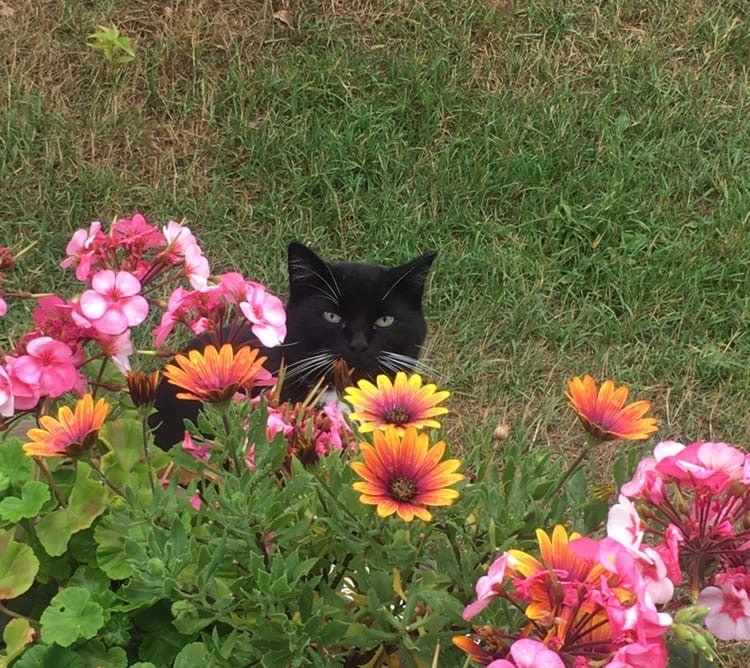
#> input picture individual/cat.jpg, 750 x 668 px
$ jupyter execute ind.ipynb
#> lines starting #> are read from the running program, lines starting #| are printed output that depends on the picture; after the words box and inside, x2 and y2 are one past the last pixel; in counts of white or black regions, pixels touching at a corner belong together
### Задание:
Необходимо выполнить зашумление изображения и попытку его восстановления с помощью пороговой обработки.

[cell 1]
import cv2
import numpy as np
from matplotlib import pyplot as plt

[cell 2]
import random
from PIL import Image, ImageDraw

Создание шума и сохранение зашумленного изображения

[cell 3]
image = Image.open('cat.jpg')
#> image is the input picture: PIL image 750x668 RGB; mean R, G, B 112.9, 101.9, 69.2
draw = ImageDraw.Draw(image)

width = image.size[0]
#> width = 750
height = image.size[1]
#> height = 668
pix = image.load()

for i in range(width):
    for j in range(height):
        rand = random.randint(0, 200)
        a = pix[i, j][0] + rand
        b = pix[i, j][1] + rand
        c = pix[i, j][2] + rand
        if (a > 255):
            a = 255
        if (b > 255):
            b = 255
        if (c > 255):
            c = 255
        draw.point((i, j), (a, b, c))

image.save("new cat.png", "JPEG")
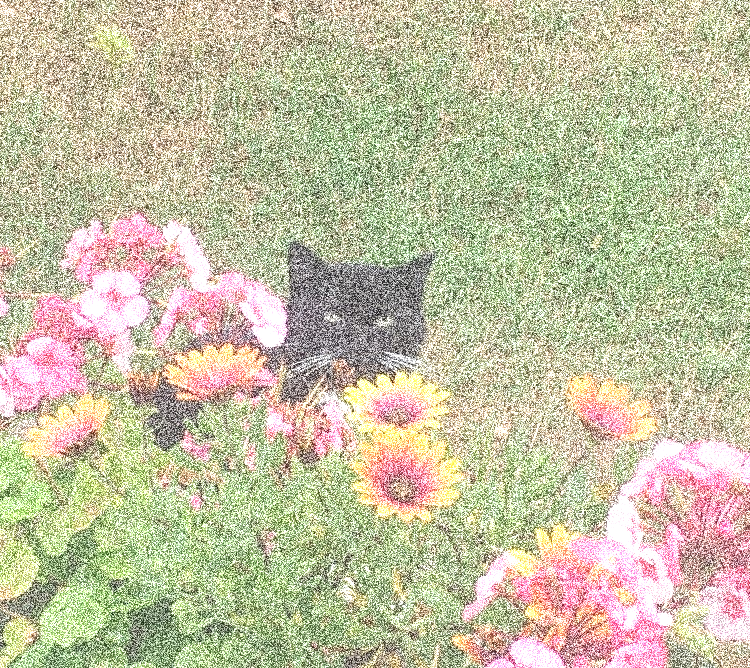
#> saved as new cat.png: PIL image 750x668 RGB; mean R, G, B 196.3, 192.7, 164.4

Загрузка изображения

[cell 4]
img = cv2.imread('cat.jpg')
img_origin = cv2.imread('cat.jpg')
img = cv2.cvtColor(img, cv2.COLOR_BGR2GRAY)
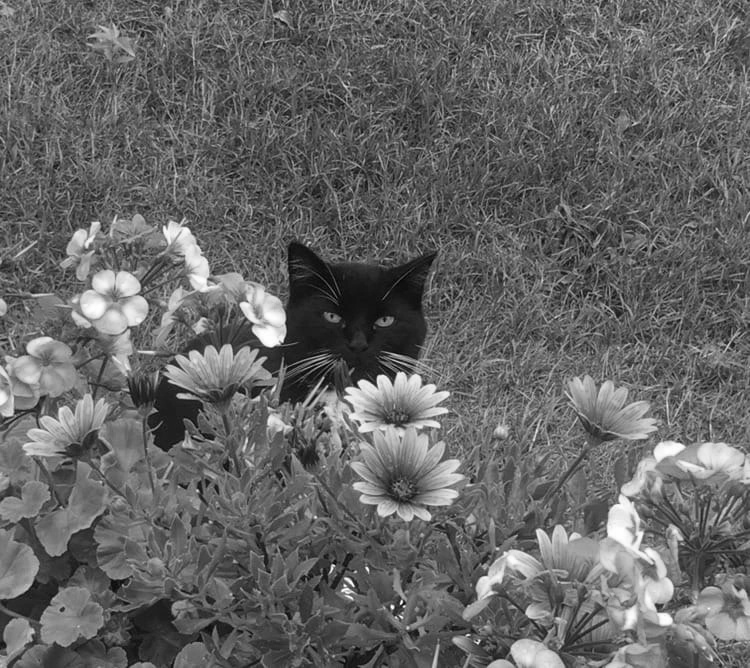
#> img: shape (668, 750); min 0, max 255, mean 101.4
img_origin = cv2.cvtColor(img_origin, cv2.COLOR_BGR2GRAY)

Пороговая обработка

[cell 5]
ret, threshold = cv2.threshold(img, 0, 255, cv2.THRESH_BINARY + cv2.THRESH_OTSU)
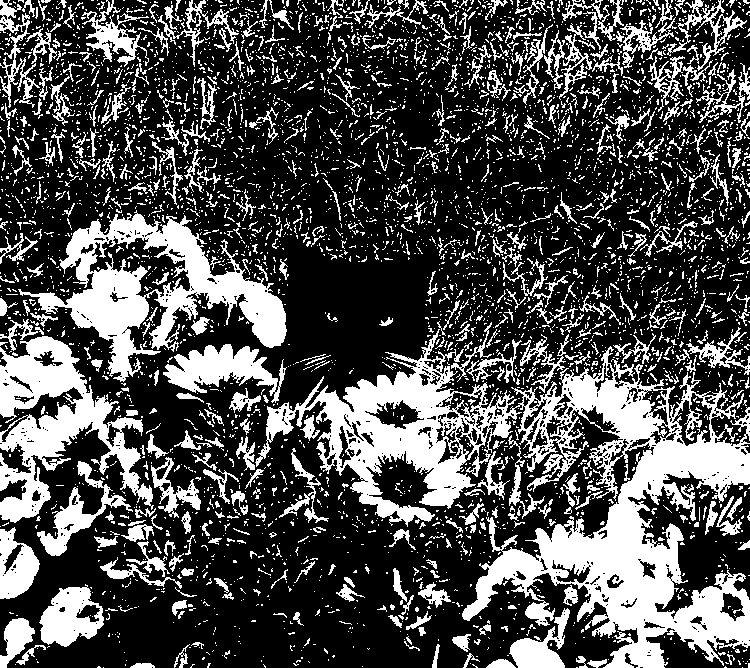
#> threshold: shape (668, 750); 30.4% white; 4929 white regions (4372 under 20 px), largest, box (x1, y1, x2, y2) and area: (255, 329, 750, 668) 49917, (18, 210, 287, 382) 14883, (0, 336, 154, 523) 11330
#> ret = 114
threshold = cv2.cvtColor(threshold, cv2.COLOR_BGR2RGB)

adaptive_threshold = cv2.adaptiveThreshold(img, 255, cv2.ADAPTIVE_THRESH_MEAN_C, cv2.THRESH_BINARY, 11, 2)
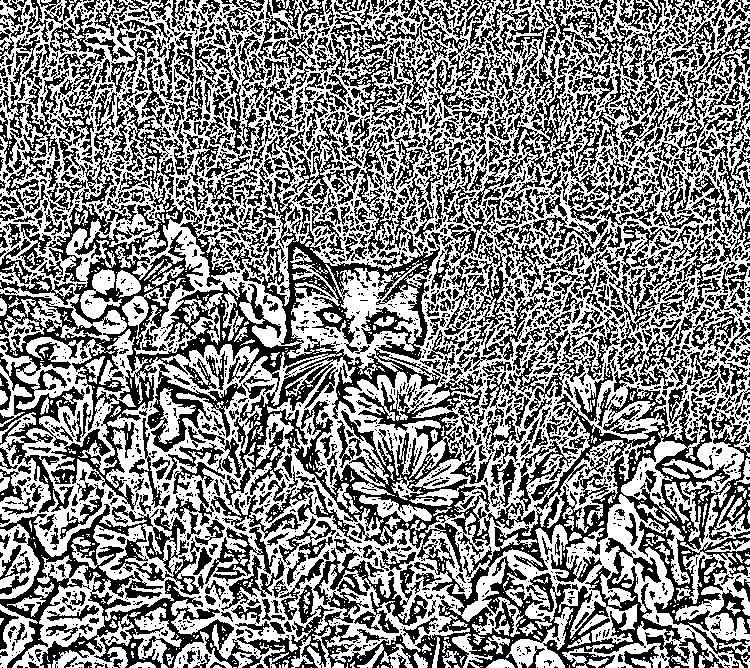
#> adaptive_threshold: shape (668, 750); 52.3% white; 2636 black regions (1805 under 20 px), largest, box (x1, y1, x2, y2) and area: (0, 178, 750, 668) 89052, (328, 0, 649, 360) 14267, (75, 39, 171, 204) 3575
adaptive_threshold = cv2.cvtColor(adaptive_threshold, cv2.COLOR_BGR2RGB)

ret, global_threshold = cv2.threshold(img, 127, 255, cv2.THRESH_BINARY)
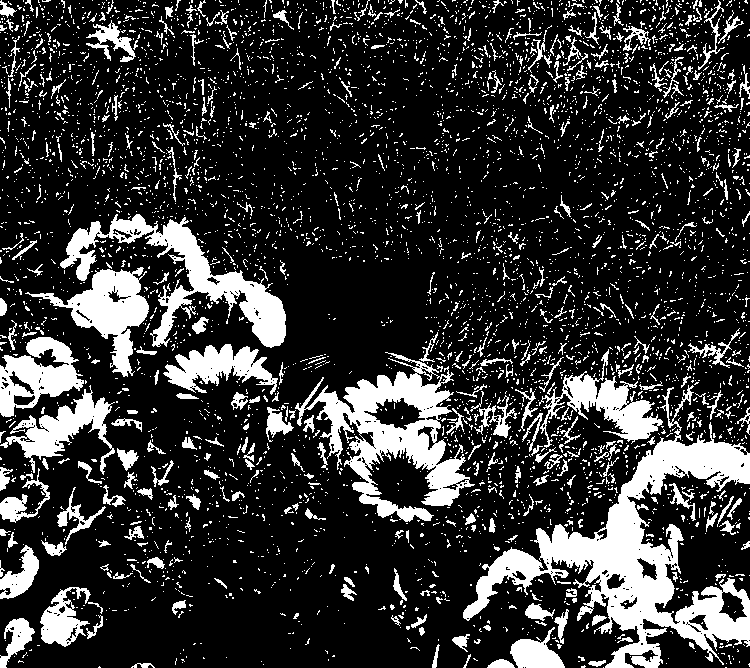
#> global_threshold: shape (668, 750); 20.2% white; 5043 white regions (4636 under 20 px), largest, box (x1, y1, x2, y2) and area: (463, 385, 750, 668) 20353, (295, 352, 475, 522) 10468, (60, 214, 286, 348) 7713
global_threshold = cv2.cvtColor(global_threshold, cv2.COLOR_BGR2RGB)

Вывод изображений

[cell 6]
img = cv2.cvtColor(img, cv2.COLOR_BGR2RGB)
#> img: shape (668, 750, 3)
img_origin = cv2.cvtColor(img_origin, cv2.COLOR_BGR2RGB)

imgs = [img_origin, img, threshold, adaptive_threshold, global_threshold]
titles = ['Original', 'Noise',"Otsu’s Thresholding", 'Adaptive', 'BINARY']

for i in range(5):
    plt.subplot(2,3,i+1),plt.imshow(imgs[i])
    plt.xticks([]),plt.yticks([])
    plt.title(titles[i])

plt.show()
